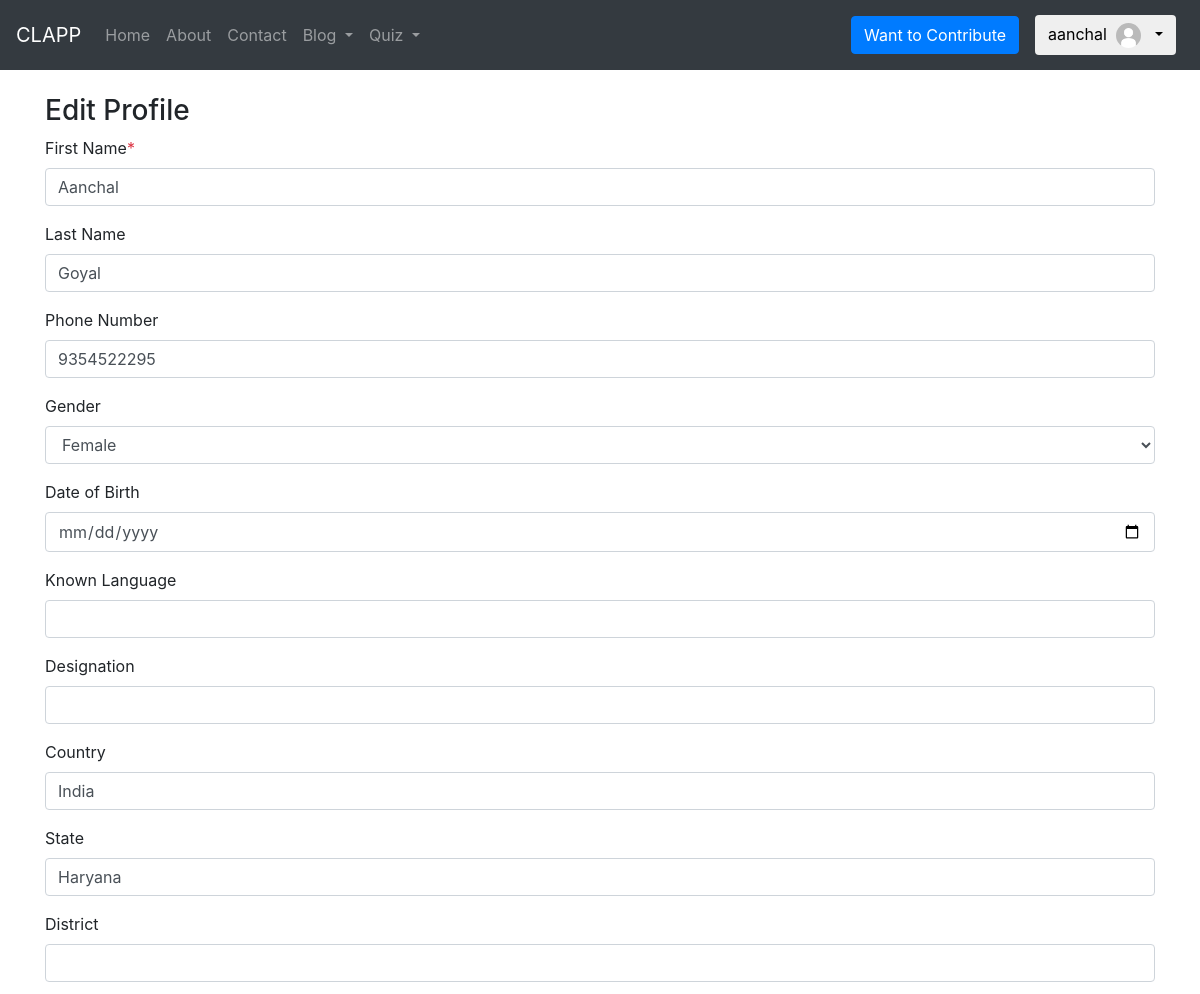
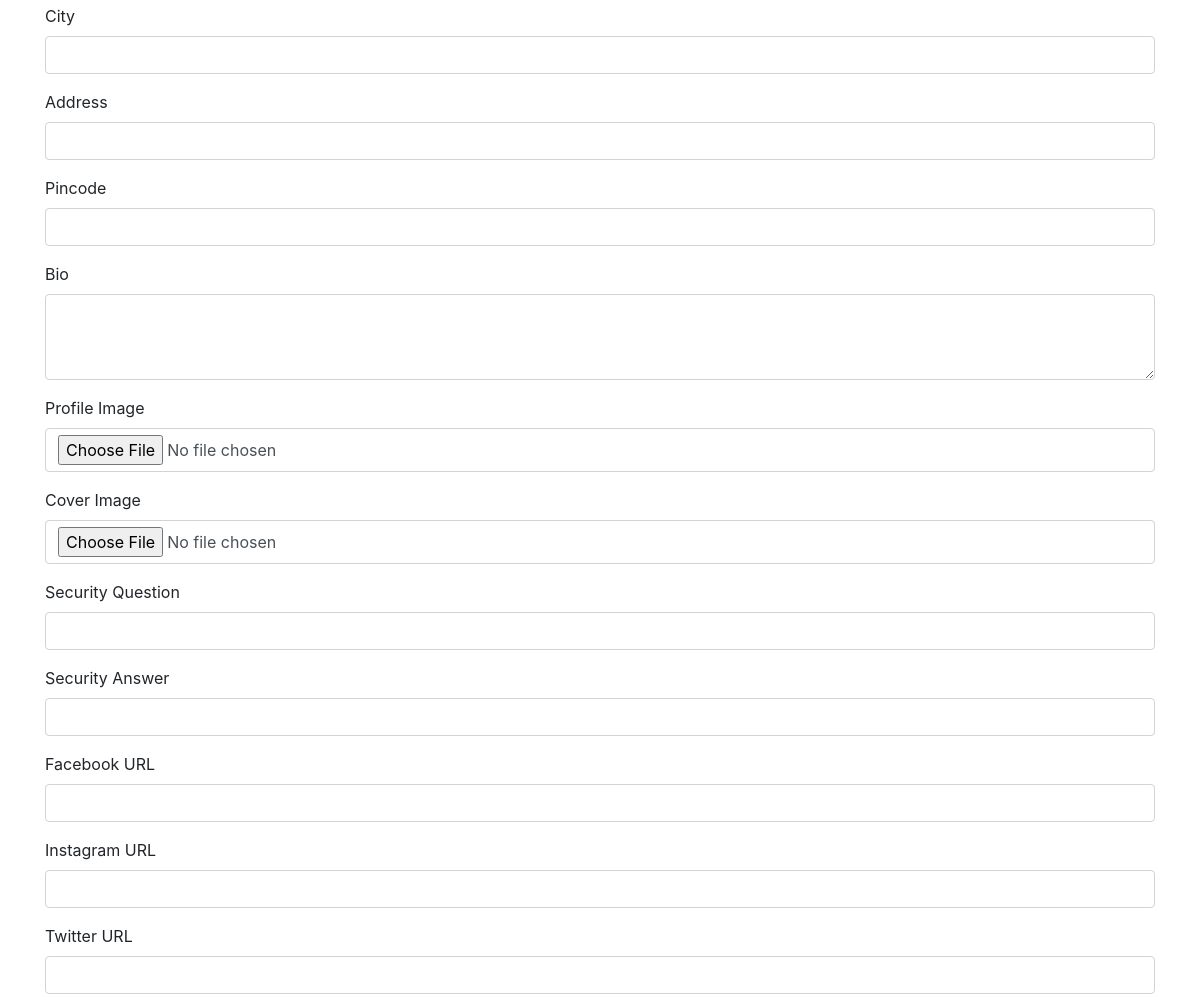
The app's page /editUserProfile/ (signed in, upper part), older data (2 pictures, top to bottom).
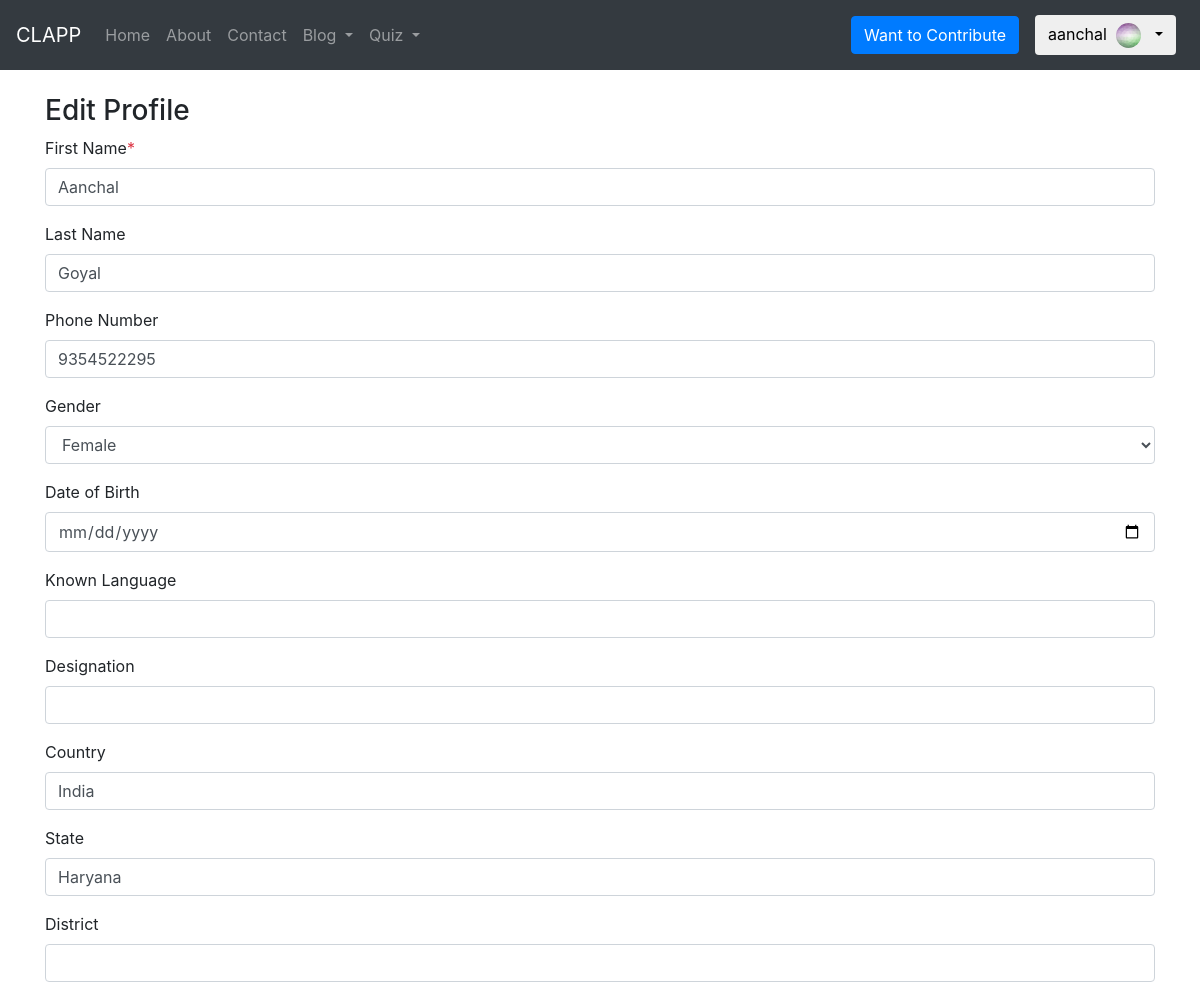
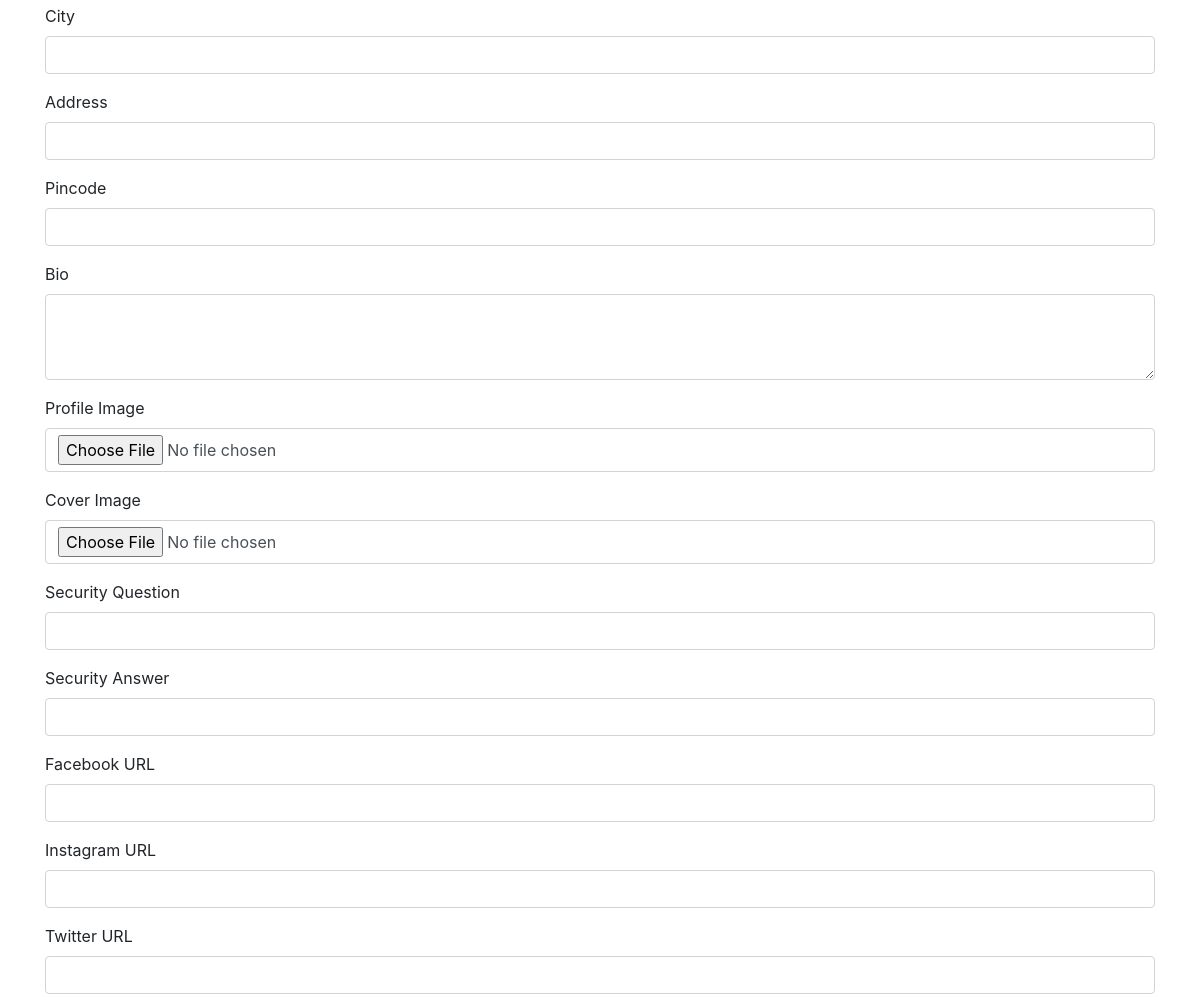
The same page, newer data (2 pictures, top to bottom).
### home/models.py (models this page shows, shortened)
class UserProfile(models.Model):
    GENDER_CHOICES = (
        ("MALE","male"),
        ("FEMALE","female"),
        ("OTHERS","others"),
    )
    UserUsername = models.OneToOneField(User,on_delete=models.CASCADE,blank=True, null=True,verbose_name='Username')
    phoneNumber = models.CharField(blank=True,null=True,max_length=12)
    Gender = models.CharField(choices=GENDER_CHOICES,max_length=50,blank=True)
    Dob = models.DateField(auto_now_add=False,auto_now=False,blank=True,null=True)
    JoiningDate = models.DateTimeField(auto_now_add=True)
    Country = models.CharField(max_length=100,blank=True, null=True)
    State = models.CharField(max_length=100,blank=True, null=True)
    District = models.CharField(max_length=100,blank=True, null=True)
    city = models.CharField(max_length=100,blank=True, null=True)
    address = models.CharField(max_length=100,blank=True, null=True)
    designation = models.CharField(max_length=100,blank=True, null=True)
    facebook_url = models.CharField(max_length=100,blank=True, null=True)
    instagram_url = models.CharField(max_length=100,blank=True, null=True)
    twitter_url = models.CharField(max_length=100,blank=True, null=True)
    pincode = models.CharField(blank=True,null=True,max_length=10)
    Bio = models.TextField(blank=True, null=True)
    coverImage = models.ImageField(blank=True, null=True,upload_to='images/coverImage/',default='defaultCover.jpg')
    profileImage = models.ImageField(blank=True, null=True,upload_to='images/profileImage/',default='defaultProfile.jpg')
    isPublic = models.BooleanField(default=False)
    securityQues = models.CharField(max_length=200,blank=True, null=True)
    securityAns = models.CharField(max_length=400,blank=True, null=True)
    language = models.CharField(max_length=400,blank=True, null=True)
    def image_tag(self):
        if self.profileImage:
            return mark_safe('<img src="/media/%s" width="50" height="50" />'% (self.profileImage))
    image_tag.short_description = 'ProfileImage'

### home/views.py (the view)
# urls.py: path('editUserProfile/',views.editUserProfile,name="editUserProfile"),
def editUserProfile(request):
    myprofile = UserProfile.objects.get(UserUsername=request.user)
    myuser = User.objects.get(username=request.user)
    context = {"myuser":myuser,"myprofile":myprofile}
    return render(request,'home/editUserProfile.html',context)

### home/context_processors.py (called while the page is built)
def profile(request):
    if not request.user.is_authenticated:
        return {
            'profile': 'Anonymous'
        }
    else:
        return{
        'profile': UserProfile.objects.filter(UserUsername=request.user).first()
        }

def language(request):
    return {
        'language' : Language.objects.all()
    }

### templates/home/editUserProfile.html (shortened to what the changed rows need)
{% extends 'home/base.html' %}
{% block body %}
<div class="container my-4">
    <form action="/handleEditProfile/" method="post" enctype="multipart/form-data">
        <div class="mb-3">
            <label for="phone" class="form-label">Phone Number</label>
            <input type="tel" class="form-control" id="phone" name="phone" value="{{myprofile.phoneNumber}}"/>
        </div>
        <div class="mb-3">
            <label for="country" class="form-label">Country</label>
            <input type="text" class="form-control" id="country" name="country" value="{{myprofile.Country}}" />
        </div>
        <div class="mb-3">
            <label for="state" class="form-label">State</label>
            <input type="text" class="form-control" id="state" name="state" value="{{ myprofile.State}}"/>
        </div>
        <div class="mb-3">
            <label for="district" class="form-label">District</label>
            <input type="text" class="form-control" id="district" name="district" value="{{myprofile.District}}"/>
        </div>
        <div class="mb-3">
            <label for="address" class="form-label">Address</label>
            <input type="text" class="form-control" id="address" name="address" value="{{myprofile.address}}"  />
        </div>
        <div class="mb-3">
            <label for="cques" class="form-label">Security Question</label>
            <input type="text" class="form-control" id="cques" name="cques" value="{{myprofile.securityQues}}"/>
        </div>
        <div class="mb-3">
            <label for="cans" class="form-label">Security Answer</label>
            <input type="text" class="form-control" id="cans" name="cans" value="{{myprofile.securityAns}}" />
        </div>
    </form>
</div>
{% endblock body %}

### templates/home/base.html (shortened to what this page needs)
<!DOCTYPE html>
<html lang="en">
{% load static %}
<head>
  <link rel="stylesheet" href="https://cdnjs.cloudflare.com/ajax/libs/font-awesome/5.15.2/css/all.min.css">
  <link rel="stylesheet" href="https://maxcdn.bootstrapcdn.com/bootstrap/4.0.0/css/bootstrap.min.css"
 />
  <link rel="stylesheet" href="https://cdn.jsdelivr.net/npm/bootstrap-icons@1.4.0/font/bootstrap-icons.css">
<link rel="stylesheet" href="{% static 'css/footer.css' %}">
</head>
<body>
  <nav class="navbar navbar-expand-lg navbar-dark bg-dark navbar-sticky">
    <a class="navbar-brand" href="/">CLAPP</a>
    <div class="collapse navbar-collapse" id="navbarSupportedContent">
      <ul class="navbar-nav mr-auto">
        <li class="nav-item {% block homeactive %}
        {% endblock homeactive %}">
          <a class="nav-link" href="/">Home <span class="sr-only">(current)</span></a>
        </li>
        <li class="nav-item {% block aboutactive %}
        {% endblock aboutactive %}">
          <a class="nav-link" href="/about">About</a>
        </li>
        <li class="nav-item {% block contactactive %}
        {% endblock contactactive %}">
          <a class="nav-link" href="/contact">Contact</a>
        </li>
        <div class=" nav-item dropdown">
        <a class=" dropdown-toggle nav-link {% block logBlogactive %}{% endblock %}" id="menu1" data-toggle="dropdown" href="#">Blog
        </a>
        </div>
        <div class=" nav-item dropdown">
        <a class=" dropdown-toggle nav-link {% block logQuizactive %}{% endblock %}" id="menu2" data-toggle="dropdown" href="#">Quiz
        </a>
        </div>
      </ul>
        <a href="/contribution" role="button" class="btn btn-primary m-2">Want to Contribute</a>
      {% if not user.is_authenticated %}
      <a href="/account/login" role="button" class="btn btn-primary m-2">Login</a>
      {% else %}
      <div class="dropdown mx-2">
        <button class="btn btn-default dropdown-toggle" type="button" id="menu4" data-toggle="dropdown">{{request.user}}
        <img src="/media/{{profile.profileImage}}" style="width: 25px;
        height: 25px;
        border-radius: 50%;
        margin: 0px 5px;
        object-fit: cover;">
        </button>
      </div>
      {% endif %}
    </div>
  </nav>
  <div style="min-height: 90vh;">
    {% block body %}
    {% endblock body %}
  </div>
</body>
</html>

Row changes from the older to the newer data that the page shows:
changed UserProfile "India": profileImage: picture added in place of a placeholder
